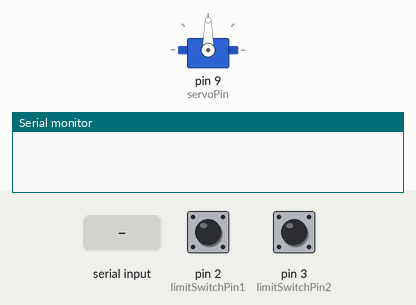
A sketch run on a simulated Arduino Uno, built with avr-gcc and run on an emulated ATmega328P. Shown: servo, the last lines printed to the serial monitor. The inputs (shaded band) are chosen by the test bench; at power-on: pin 2 (limitSwitchPin1) HIGH, pin 3 (limitSwitchPin2) HIGH.

Above: at 1.2 s.
1.3 s: "open\n" received over Serial
At 2.3 s:
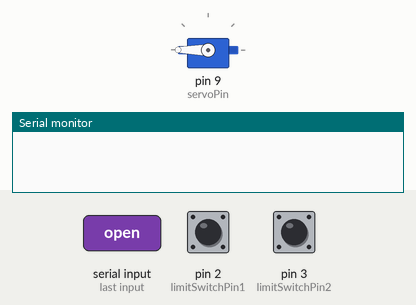
2.8 s: "close\n" received over Serial
At 6.5 s:
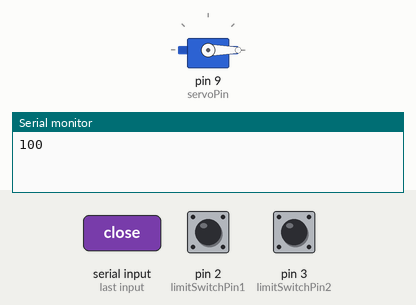
Timing chart, 0 to 8.0 s (numbered marks = the images above; inputs shaded):
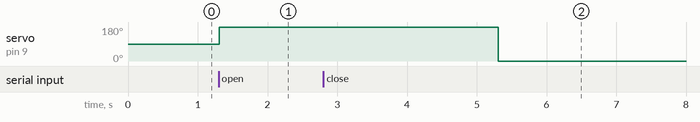

Measured:
- after the input at 1.3 s, servo on pin 9 (servoPin): 90° → 180° at once
- after the input at 2.8 s, servo on pin 9 (servoPin): 180° → 0° after 2.5 s

The sketch:

GTRI_Arduino_V2.ino
```cpp
// currently looking at errors, extraneous functions, logic of loop
#include <Servo.h>

Servo gripperServo;
char cmdStr[128];
int byte_mk = 0;

// pin nums
const int limitSwitchPin1 = 2;
const int limitSwitchPin2 = 3;
const int servoPin = 9;

// closed or opened
const int gripperClosePos = 0;
const int gripperOpenPos = 180;

// bools
bool gripperIsDone = 0;


// input info
void serial_setup() {
  // Open Serial communication
  Serial.begin(9600);
  // Serial.println("INIT");
}

// setup pins
void setup() {

  serial_setup();

  // Servo setup
  gripperServo.attach(servoPin);

  // Switch setup
  pinMode(limitSwitchPin1, INPUT_PULLUP);
  pinMode(limitSwitchPin2, INPUT_PULLUP);
}

int switch1state = digitalRead(limitSwitchPin1);

void gripperCommand(char* command) {

  if(strcmp(command, "open") == 0){
    gripperServo.write(gripperOpenPos);
    gripperIsDone = 1;
  } else if(strcmp(command, "close") == 0){
    gripperServo.write(gripperClosePos);
    gripperIsDone = 1;
  }

}

void output_str(){

  delay(4000);

  if (!gripperIsDone) {
    Serial.write("0");
  } else {
    Serial.write("1");
  }

  if (digitalRead(limitSwitchPin1) == HIGH) {
    Serial.write("0");
  } else {
    Serial.write("1");
  }

  if (digitalRead(limitSwitchPin2) == HIGH) {
    Serial.write("0");
  } else {
    Serial.write("1");
  }
  Serial.write("\n");


}  // first one: open/close, second and third limitswitch

// Process the current serial command and call respective functions.
int process_cmd() {

  // // Save a copy of command string (strtok will destroy it)
  char tmpStr[sizeof(cmdStr)];
  strcpy(tmpStr, cmdStr);

  // Split out first word at space
  char *actionStr = strtok(tmpStr, " ");

  // Serial.print("Received command: ");
  // Serial.println(actionStr);

  // Switch over available actions:
  int action_res = 1;

  if (strcmp(actionStr, "open") == 0) {

    // Serial.println("open detected.");
    gripperCommand("open");
    output_str();
    action_res = 0;

  } else if (strcmp(actionStr, "close") == 0) {

    // Serial.println("close detected.");
    gripperCommand("close");
    output_str();
    action_res = 0;

  } else {
    // Return error code
    action_res = -1;
  }
  // // Convert failed action response to correct error enum
  // if (action_res != 0) {
  //   action_res = -1;  // Error Action Failed
  // }
  return action_res;
}

void serial_loop() {

  // Read new serial characters from buffer
  while (Serial.available()) {

    char ch = Serial.read();
    cmdStr[byte_mk] = ch;  // Add character(s) to command string
    byte_mk += 1;          // Increment byte marker

    // Overflow error
    // if (byte_mk > 127) {
    //   byte_mk = 0;
    //   Serial.println("OVERFLOW");
    // }

    // Process command line
    if (ch == '\n') {

      //Replace newline character with space so it will be caught by strtok
      cmdStr[byte_mk - 1] = ' ';
      int res = process_cmd();
      byte_mk = 0;


      // Send response message
      // if (res == 0) {
      //   Serial.println("ACTION");
      // } else if (res == 1) {
      //   Serial.println("COMMAND_INVALID");
      // } else {
      //   Serial.println("ACTION_FAIL");
      // }
    }
  }
}

void loop()
{

  serial_loop();

}


  //sending 3 characters list to next part
```
